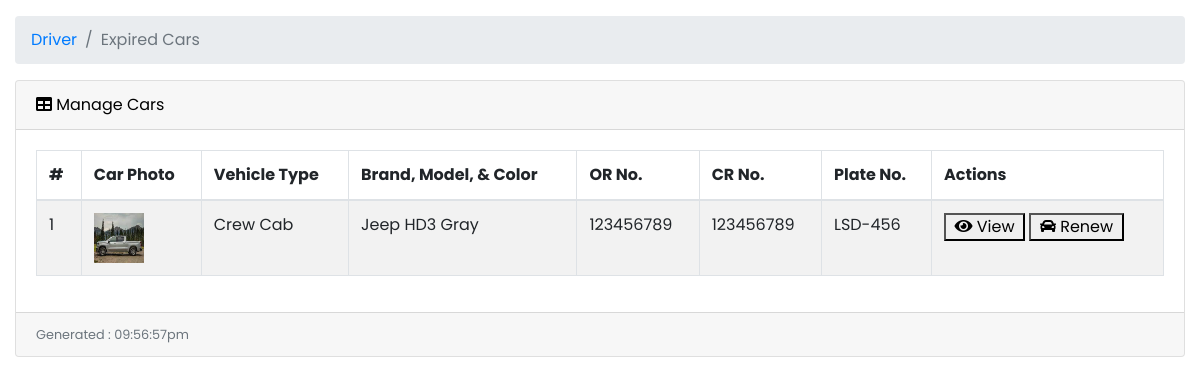
The page /user/driverCars.php?list=Expired (signed in) on the database as committed earlier.
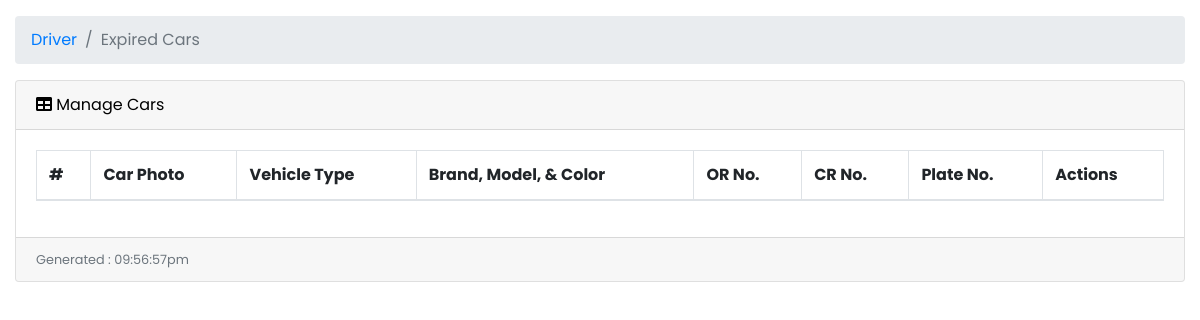
The same page on the database as committed later.
### tables this page shows
CREATE TABLE `car` (
  `car_id` int(11) NOT NULL,
  `user_id` int(11) NOT NULL,
  `car_photo` varchar(255) DEFAULT NULL,
  `brand` varchar(255) NOT NULL,
  `model` varchar(255) NOT NULL,
  `color` varchar(255) NOT NULL,
  `type` varchar(255) NOT NULL,
  `seat_count` int(2) NOT NULL,
  `car_status` varchar(10) NOT NULL,
  `qr_code` varchar(255) DEFAULT NULL,
  `created_at` timestamp NOT NULL DEFAULT current_timestamp(),
  `updated_at` timestamp NOT NULL DEFAULT current_timestamp() ON UPDATE current_timestamp()
);

CREATE TABLE `car_identification` (
  `car_identity_id` int(11) NOT NULL,
  `car_id` int(11) NOT NULL,
  `or_photo` varchar(255) NOT NULL,
  `or_number` varchar(20) NOT NULL,
  `cr_photo` varchar(255) NOT NULL,
  `cr_number` varchar(20) NOT NULL,
  `sales_invoice` varchar(255) DEFAULT NULL,
  `plate_number` varchar(10) NOT NULL,
  `plate_expiration` date NOT NULL,
  `created_at` timestamp NOT NULL DEFAULT current_timestamp(),
  `updated_at` timestamp NOT NULL DEFAULT current_timestamp() ON UPDATE current_timestamp()
);

### user/driverCars.php (the view, shortened to what the changed rows need)
<?php
include('../db.php');
?>
<!DOCTYPE html>
<html lang="en">
<head>
    <link href="vendor/fontawesome-free/css/all.min.css" rel="stylesheet" type="text/css">
    <link href="vendor/datatables/dataTables.bootstrap4.css" rel="stylesheet">
    <link href="vendor/css/sb-admin.css" rel="stylesheet">
</head>
<body id="page-top">
    <div id="wrapper">
        <div id="content-wrapper">
            <div class="container-fluid">
                <?php
                if (isset($_GET['list']) && $_GET['list'] === 'Expired') {
                ?>
                    <div class="card mb-3">
                        <div class="card-body">
                            <div class="table-responsive">
                                <table class="table table-bordered table-striped table-hover" id="dataTable" width="100%" cellspacing="0">
                                    <thead>
                                        <tr>
                                            <th>#</th>
                                            <th>Car Photo</th>
                                            <th>Vehicle Type</th>
                                            <th>Brand, Model, & Color</th>
                                            <th>OR No.</th>
                                            <th>CR No.</th>
                                            <th>Plate No.</th>
                                            <th>Actions</th>
                                        </tr>
                                    </thead>
                                    <tbody>
                                        <?php
                                        $user_id = $_SESSION['user_id'];
                                        $ret = "SELECT car.*, user_profile.*, car_identification.*, city.city_name
                                                FROM car
                                                INNER JOIN user_profile ON car.user_id = user_profile.user_id
                                                INNER JOIN car_identification ON car.car_id = car_identification.car_id
                                                INNER JOIN city ON user_profile.city_id = city.city_id
                                                WHERE car.car_status = 'Expired' OR car.car_status = 'Renew' AND user_profile.user_id = '$user_id'";
                                        $stmt = $db->prepare($ret);
                                        $stmt->execute();
                                        $result = $stmt->get_result();
                                        $cnt = 1;
                                        while ($row = $result->fetch_assoc()) {
                                            $id = $row['user_id'];
                                            $car_id = $row['car_id'];
                                            $status = $row['car_status'];
                                            echo "<tr>";
                                            echo "<td>" . $cnt . "</td>";
                                            echo "<td><img src='../assets/img/car/" . $row['car_photo'] . "' alt='Profile Photo' width='50' height='50'></td>";
                                            echo "<td>" . $row['type'] . "</td>";
                                            echo "<td>" . $row['brand'] . " " . $row['model'] . " " . $row['color'] . "</td>";
                                            echo "<td>" . $row['or_number'] . "</td>";
                                            echo "<td>" . $row['cr_number'] . "</td>";
                                            echo "<td>" . $row['plate_number'] . "</td>";
                                            if ($status == 'Expired') {
                                        ?>
                                                <td>
                                                    <a href="viewDriverCars.php?user_id=<?php echo $id; ?>&status=Expired&car_id=<?php echo $car_id; ?>">
                                                        <button>&nbsp;&nbsp;<i class="fa fa-eye"></i>&nbsp;View&nbsp;&nbsp;</button>
                                                    </a>
                                                    <a href="driverRenewCar.php?user_id=<?php echo $id; ?>&status=Expired&car_id=<?php echo $car_id; ?>">
                                                        <button>&nbsp;&nbsp;<i class="fa fa-car"></i>&nbsp;Renew&nbsp;&nbsp;</button>
                                                    </a>
                                                </td>
                                        <?php
                                            }
                                        }
                                        ?>
                                        <?php
                                        echo "</tr>";
                                        ?>
                                    </tbody>
                                </table>
                            </div>
                        </div>
                    </div>
                <?php
                }
                ?>
            </div>
        </div>
</body>
</html>

Rows that differ between the two databases and show on the page:
no longer on this page (row edited): car: cnt "1", car_photo (picture), type "Crew Cab", brand "Jeep", model "HD3", color "Gray", car_identification.or_number "123456789", car_identification.cr_number "123456789", car_identification.plate_number "LSD-456"
